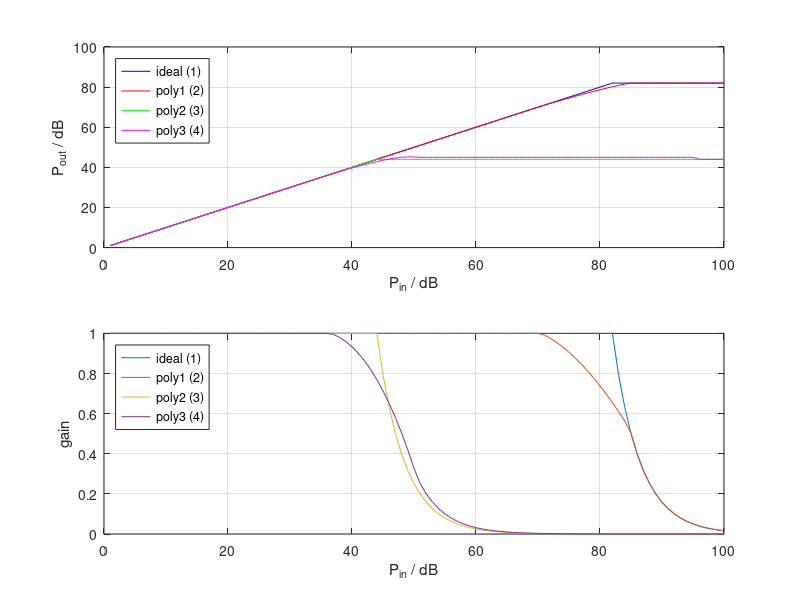

This chart was generated by the following MATLAB code:
% %%
function [gain] = agc_lut_dB(~)
    n = 100;
    P_in = 1:n;

    lut = ones(n,4);

    % ideal, index 1
    max = 82;
    for i = 1:n
        if i > max
            lut(i,1) = 10^(max/10) / 10^(i/10);
        end
    end 

        
    % dB polynomial 1, index 2
    for i = 1:n
        if i > max
            lut(i,2) = 10^(max/10) / 10^(i/10);
        end
    end
    x_poly = [62 74 77 85];
    y_poly = [62 60 75 42];
    p_coeff = polyfit(x_poly, y_poly, 2);
    yy = polyval(p_coeff, P_in);
    lut(71:84, 2) = yy(71:84) ./ P_in(71:84);
    
    
    % dB polynomial 2, index 3
    max1 = 44;
    for i = 1:n
        if i > max1
            lut(i,3) = 10^(max1/10) / 10^(i/10);
        end
    end
    x_poly = [40 55 70 90];
    y_poly = [35 55 60 20];
    p_coeff = polyfit(x_poly, y_poly, 2);
    yy = polyval(p_coeff, P_in);
%     lut(61:86, 3) = yy(61:86) ./ P_in(61:86);
    
    % dB polynomial 3, index 4
    
    max2 = 50;
    for i = 1:n
        if i > max2
            lut(i,4) = 10^(max2/10) / 10^(i/10);
        end
    end
    x_poly = [18 36 45 57];
    y_poly = [30 36 42 7];
    p_coeff = polyfit(x_poly, y_poly, 3);
    yy = polyval(p_coeff, P_in);
    lut(42:55, 4) = yy(42:55) ./ P_in(42:55);
    
    lut(1:95,4) = lut(6:end,4);
    lut(96:end,4) = lut(96:end,3);
%     clf;
%     plot(x_poly, y_poly, '*', P_in, P_in'.*lut(P_in,1), P_in, P_in'.*lut(P_in, 4))
%     grid on;
    
%     
%     max1 = 62;
%     for i = 1:n
%         if i > max1
%             lut(i,4) = 10^(max1/10) / 10^(i/10);
%         end
%     end
%     x_poly = [28 46 55 70];
%     y_poly = [40 46 52 13];
%     p_coeff = polyfit(x_poly, y_poly, 3);
%     yy = polyval(p_coeff, P_in);
%     lut(50:70, 4) = yy(50:70) ./ P_in(50:70);
%     
%     clf;
%     plot(P_in, P_in'.*lut(P_in,1), P_in, P_in'.*lut(P_in, 4))
%     grid on;


%     for i = 1:n
%         if i > max
%             lut(i,4) = 10^(max/10) / 10^(i/10);
%         end
%     end
%     x_poly = [38 56 75 90];
%     y_poly = [40 46 42 15];
%     p_coeff = polyfit(x_poly, y_poly, 2);
%     yy = polyval(p_coeff, P_in);
%     lut(46:89, 4) = yy(46:89) ./ P_in(46:89);
    
    % return prefered lookup table
    % 1 = ideal
    % 2 = polynomial 1
    % 3 = polynomial 2
    % 4 = polynomial 3
   
    gain = lut(:,4);

% PLOT
if 1 == 1
    clf;
    figure(2)
    subplot(211)
    plot(P_in, 10.*log10((10.^(P_in./10))'.*(lut(P_in,1))), 'b')
    hold on
    plot(P_in, 10.*log10((10.^(P_in./10))'.*(lut(P_in,2))), 'r')
    plot(P_in, 10.*log10((10.^(P_in./10))'.*(lut(P_in,3))), 'g')
    plot(P_in, 10.*log10((10.^(P_in./10))'.*(lut(P_in,4))), 'm')
    xlabel('P_{in} / dB')
    ylabel('P_{out} / dB')
    grid on
    legend('ideal (1)','poly1 (2)','poly2 (3)','poly3 (4)','Location','northwest')    
    subplot(212)
    plot(P_in, lut(:,:))
    grid on
    legend('ideal (1)','poly1 (2)','poly2 (3)','poly3 (4)','Location','northwest')
    xlabel('P_{in} / dB')
    ylabel('gain')
end

% EXPORT TO FILE
if 1 == 0
    export_curve = 4;
    fileID = fopen('matlab_gain_lut_poly3_50dB.txt','wt');
    fprintf(fileID, '%1.15f\n', lut(:,export_curve));
    fclose(fileID);
end